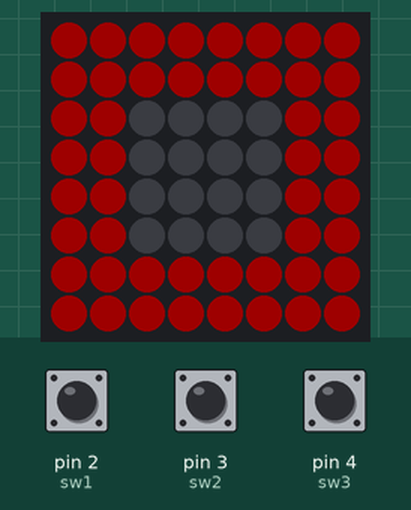
This sketch was run on a simulated Arduino Uno, built with avr-gcc and run on an emulated ATmega328P. Shown: 8×8 RGB LED matrix (first LED top left, wired row by row). The test bench sets the inputs (shaded band); at power-on: pin 3 (sw2) HIGH, pin 2 (sw1) HIGH, pin 4 (sw3) HIGH. Dim RGB values are drawn brighter than linear; random numbers use the default seed unless the sketch sets one.

Above: at 1.7 s.
1.8 s: pin 3 (sw2) pulled LOW for 0.15 s
At 3.0 s:
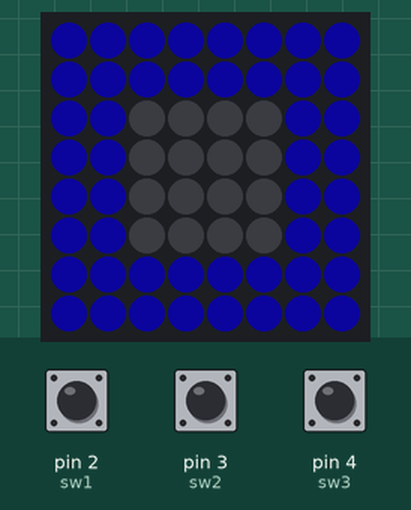
3.4 s: pin 3 (sw2) pulled LOW for 1 s
At 4.3 s:
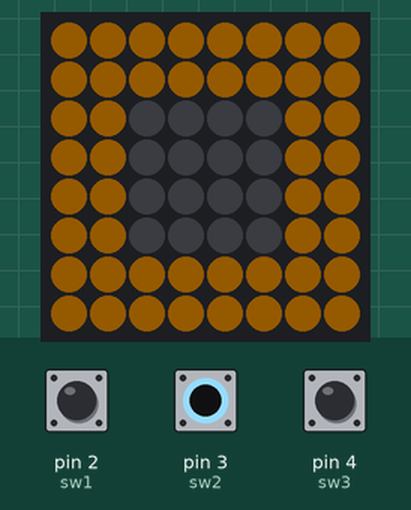
5.9 s: pin 3 (sw2) pulled LOW for 0.15 s
At 7.1 s:
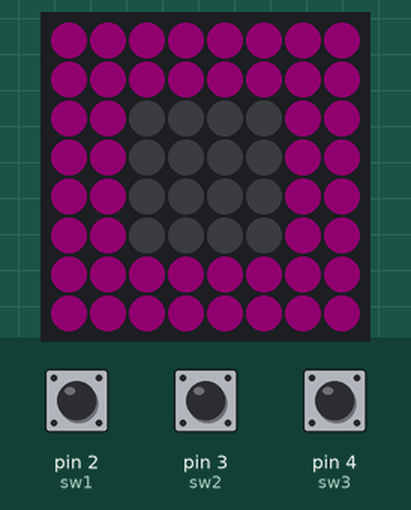
7.5 s: pin 3 (sw2) pulled LOW for 3.2 s
At 8.6 s:
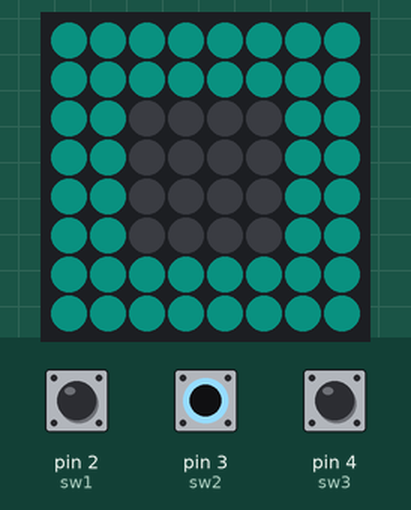
12.2 s: pin 3 (sw2) pulled LOW for 0.15 s
13.8 s: pin 2 (sw1) pulled LOW for 0.15 s
At 14.6 s:
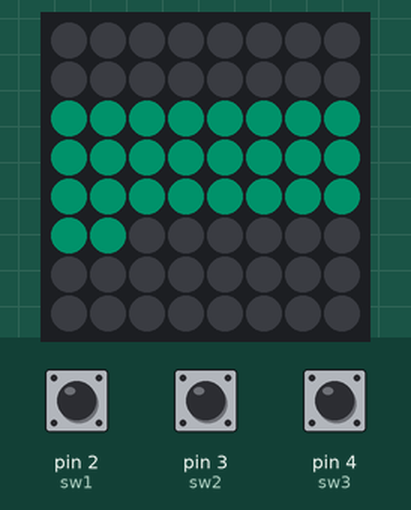
Timing chart, 0 to 16.4 s (numbered marks = the images above; inputs shaded):
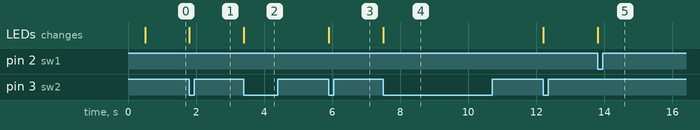

The sketch:

GLU_Score_Board.ino
```cpp
/*
   GLU Score Board
   Author: Shaun Armstrong - amomii

   Description:
   This Arduino sketch controls a single-panel LED matrix using FastLED library to display digits.
   It includes functionality to increment/decrement the displayed digit using push buttons, and
   randomly change the color hue and saturation of the displayed digit.

   Hardware:
   - amomii Glow UNO or similar WS2812B LED matrix, connected to Arduino UNO or compatible board.
   - Ensure correct wiring: DATA_PIN connected to Arduino pin 9, and appropriate power supply.

   Libraries:
   - FastLED: Library for controlling WS2812B LEDs.

   Features:
   - Displays a single digit (0-9) on the LED matrix.
   - Button sw1 increments the displayed digit.
   - Button sw3 decrements the displayed digit.
   - Button sw2 randomly changes the hue and saturation of the displayed digit.
   - Adjust brightness with BRIGHTNESS constant (0-255).

   Note:
   - Ensure the FastLED library is installed in your Arduino IDE.
   - Adjust ROWS, COLS, PANELS, and ROTATION constants for different LED matrix configurations.

   For more details:
   - Visit amomii.com for hardware specifications and compatibility.

   Last Updated: 2024/07/12
*/


#include "digits.h"
#include <FastLED.h>  //include the library
#define DATA_PIN 9    // connected to arduino pin 10
#define ROWS 8
#define COLS 8
#define PANELS 1
#define ROTATION 1
#define BRIGHTNESS 30
#define NUM_LEDS_PANEL COLS* ROWS
#define NUM_LEDS COLS* ROWS* PANELS
#define TOTAL_DIGITS 10;
#define TOTAL_COLS COLS* PANELS
// Define the array of leds
CRGB leds[NUM_LEDS];

int pixel[ROWS][COLS];

int delayTime = 30;

byte hue = 0;  //0-255

byte hue_spread = 20;

byte HUE = 255;
byte SAT = 255;
byte VIB = 255;

int digit = 0;

int sw1 = 2;
int sw2 = 3;
int sw3 = 4;

bool longPress1 = false;

bool longPress2 = false;

bool longPress3 = false;


void setup() {

  FastLED.addLeds<WS2812B, DATA_PIN, GRB>(leds, NUM_LEDS);  //like the on button
  delay(500);
  FastLED.setBrightness(BRIGHTNESS);  // how bright from 0 - 255
  //Serial.begin(9600);
  glmx_setup(ROTATION);
  FastLED.show();

  pinMode(sw1, INPUT_PULLUP);
  pinMode(sw2, INPUT_PULLUP);
  pinMode(sw3, INPUT_PULLUP);
}

void glmx_setup(int rot) {

  int index = 0;
  if (rot == 0) {
    for (int c = 0; c < COLS; c++) {
      for (int r = 0; r < ROWS; r++) {
        pixel[c][r] = index;
        index++;
      }
    }
  } else if (rot == 1) {
    for (int c = COLS - 1; c >= 0; c--) {
      for (int r = 0; r < ROWS; r++) {
        pixel[r][c] = index;
        index++;
      }
    }
  } else if (rot == 2) {
    for (int c = COLS - 1; c >= 0; c--) {
      for (int r = ROWS - 1; r >= 0; r--) {
        pixel[c][r] = index;
        index++;
      }
    }
  } else if (rot == 3) {
    for (int c = 0; c < COLS; c++) {
      for (int r = ROWS - 1; r >= 0; r--) {
        pixel[r][c] = index;
        index++;
      }
    }
  }
}

int firstDigitHSV(byte d, byte h, byte s, byte v) {


  for (int r = 0; r < ROWS; r++) {
    for (int c = 0; c < COLS; c++) {
      bool bit = bitRead(DIGITS[d][r], (COLS - 1) - c);
      leds[pixel[r][c]] = 0x00000000;
      if (bit) {
        leds[pixel[r][c]] = CHSV(h, s, v);
      }
    }
  }

  FastLED.show();
}

// int secondDigitHSV(byte d, byte h, byte s, byte v) {

//   int digit_offset = NUM_LEDS_PANEL * 1;


//   for (int r = 0; r < ROWS; r++) {
//     for (int c = 0; c < COLS; c++) {
//       bool bit = bitRead(DIGITS[d][r], (COLS - 1) - c);
//       leds[pixel[r][c] + digit_offset] = 0x000000;
//       if (bit) {
//         leds[pixel[r][c] + digit_offset] = CHSV(h, s, v);
//       }
//     }
//   }

//   FastLED.show();
// }

// int thirdDigitHSV(byte d, byte h, byte s, byte v) {

//   int digit_offset = NUM_LEDS_PANEL * 2;


//   for (int r = 0; r < ROWS; r++) {
//     for (int c = 0; c < COLS; c++) {
//       bool bit = bitRead(DIGITS[d][r], (COLS - 1) - c);
//       leds[pixel[r][c] + digit_offset] = 0x000000;
//       if (bit) {
//         leds[pixel[r][c] + digit_offset] = CHSV(h, s, v);
//       }
//     }
//   }

//   FastLED.show();
// }

// int forthDigitHSV(byte d, byte h, byte s, byte v) {

//   int digit_offset = NUM_LEDS_PANEL * 3;


//   for (int r = 0; r < ROWS; r++) {
//     for (int c = 0; c < COLS; c++) {
//       bool bit = bitRead(DIGITS[d][r], (COLS - 1) - c);
//       leds[pixel[r][c] + digit_offset] = 0x000000;
//       if (bit) {
//         leds[pixel[r][c] + digit_offset] = CHSV(h, s, v);
//       }
//     }
//   }

//   FastLED.show();
// }

void loop() {

  if (!digitalRead(sw1) && !longPress1) {
    longPress1 = true;
    digit++;
  }
  if (digitalRead(sw1)) {
    longPress1 = false;
  }

  if (!digitalRead(sw3) && !longPress3) {
    longPress3 = true;
    digit--;
  }
  if (digitalRead(sw3)) {
    longPress3 = false;
  }

  if (!digitalRead(sw2) && !longPress2) {
    randomSeed(millis());
    longPress2 = true;
    HUE = random(0, 255);
    SAT = random(150, 255);
  }
  if (digitalRead(sw2)) {
    longPress2 = false;
  }


  if (digit < 0) {
    digit = 9;
  }
  if (digit > 9) {
    digit = 0;
  }
  firstDigitHSV(digit, HUE, SAT, VIB);
  // secondDigitHSV(r, 100, 255, 255);
  // thirdDigitHSV(r, 200, 150, 255);
  // forthDigitHSV(r, 100, 150, 255);
}
```

digits.h
```cpp
const uint8_t DIGITS[][8] = {
{
  0b11111111,
  0b11111111,
  0b11000011,
  0b11000011,
  0b11000011,
  0b11000011,
  0b11111111,
  0b11111111
},{
  0b00111100,
  0b00111100,
  0b00011100,
  0b00011100,
  0b00011100,
  0b00011100,
  0b00011100,
  0b00011100
},{
  0b11111111,
  0b11111111,
  0b00000011,
  0b11111111,
  0b11111111,
  0b11000000,
  0b11111111,
  0b11111111
},{
  0b11111111,
  0b11111111,
  0b00000011,
  0b00111111,
  0b00111111,
  0b00000011,
  0b11111111,
  0b11111111
},{
  0b11000011,
  0b11000011,
  0b11000011,
  0b11111111,
  0b11111111,
  0b00000011,
  0b00000011,
  0b00000011
},{
  0b11111111,
  0b11111111,
  0b11000000,
  0b11111111,
  0b11111111,
  0b00000011,
  0b11111111,
  0b11111111
},{
  0b11111111,
  0b11111111,
  0b11000000,
  0b11111111,
  0b11111111,
  0b11000011,
  0b11111111,
  0b11111111
},{
  0b01111111,
  0b01111111,
  0b00000111,
  0b00000111,
  0b00000111,
  0b00000111,
  0b00000111,
  0b00000111
},{
  0b11111111,
  0b11111111,
  0b11000011,
  0b11111111,
  0b11111111,
  0b11000011,
  0b11111111,
  0b11111111
},{
  0b11111111,
  0b11111111,
  0b11000011,
  0b11111111,
  0b11111111,
  0b00000011,
  0b11111111,
  0b11111111
}};
const int DIGITS_LEN = sizeof(DIGITS)/8;
```

Measured:
- after the input at 1.8 s, the LEDs: change at once (image 1)
- after the input at 3.4 s, the LEDs: change at once (image 2)
- after the input at 5.9 s, the LEDs: change at once (image 3)
- after the input at 7.5 s, the LEDs: change at once (image 4)
- after the input at 13.8 s, the LEDs: change at once (image 5)
